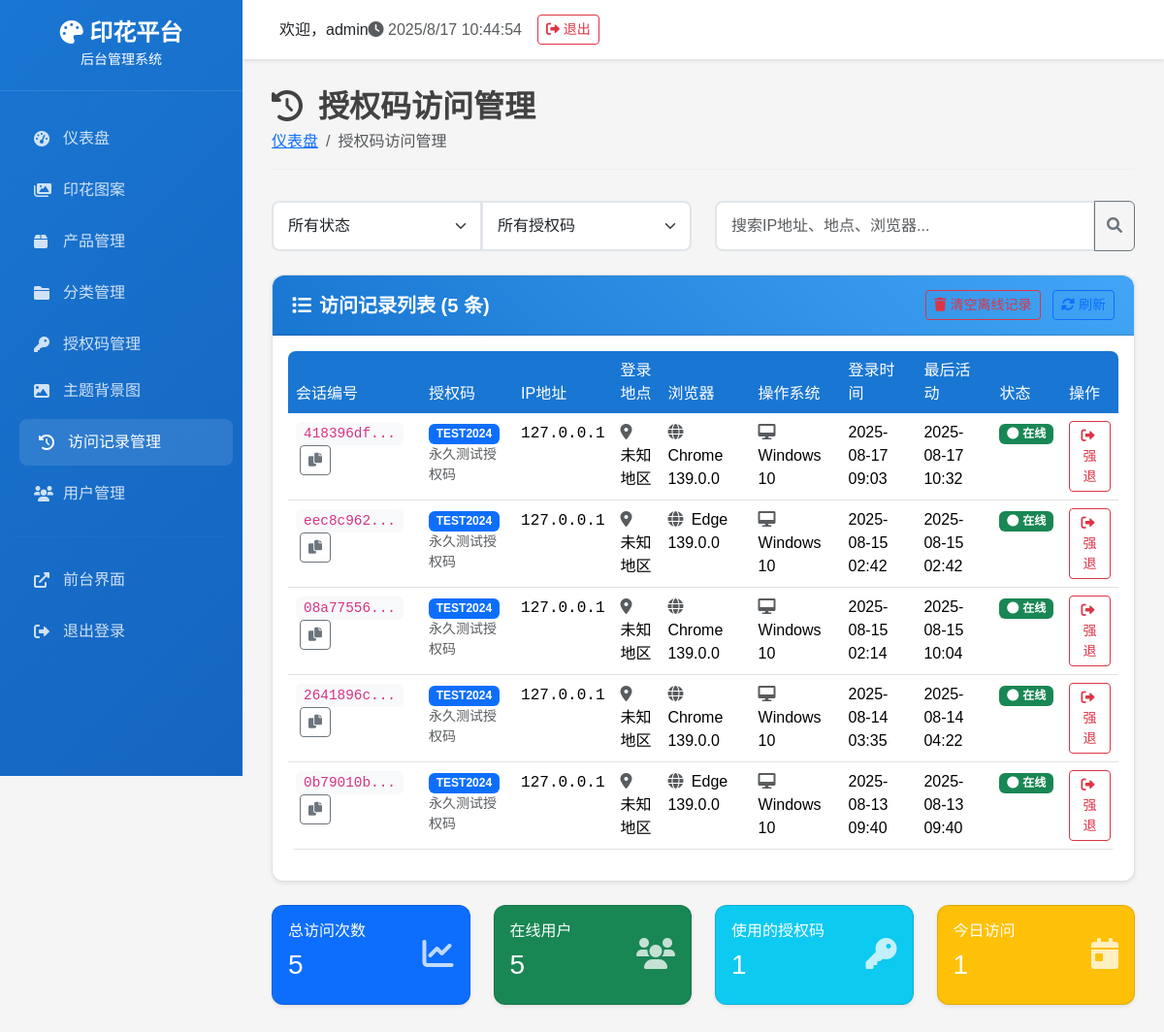
Before: /access-logs (signed in) with the older database file.
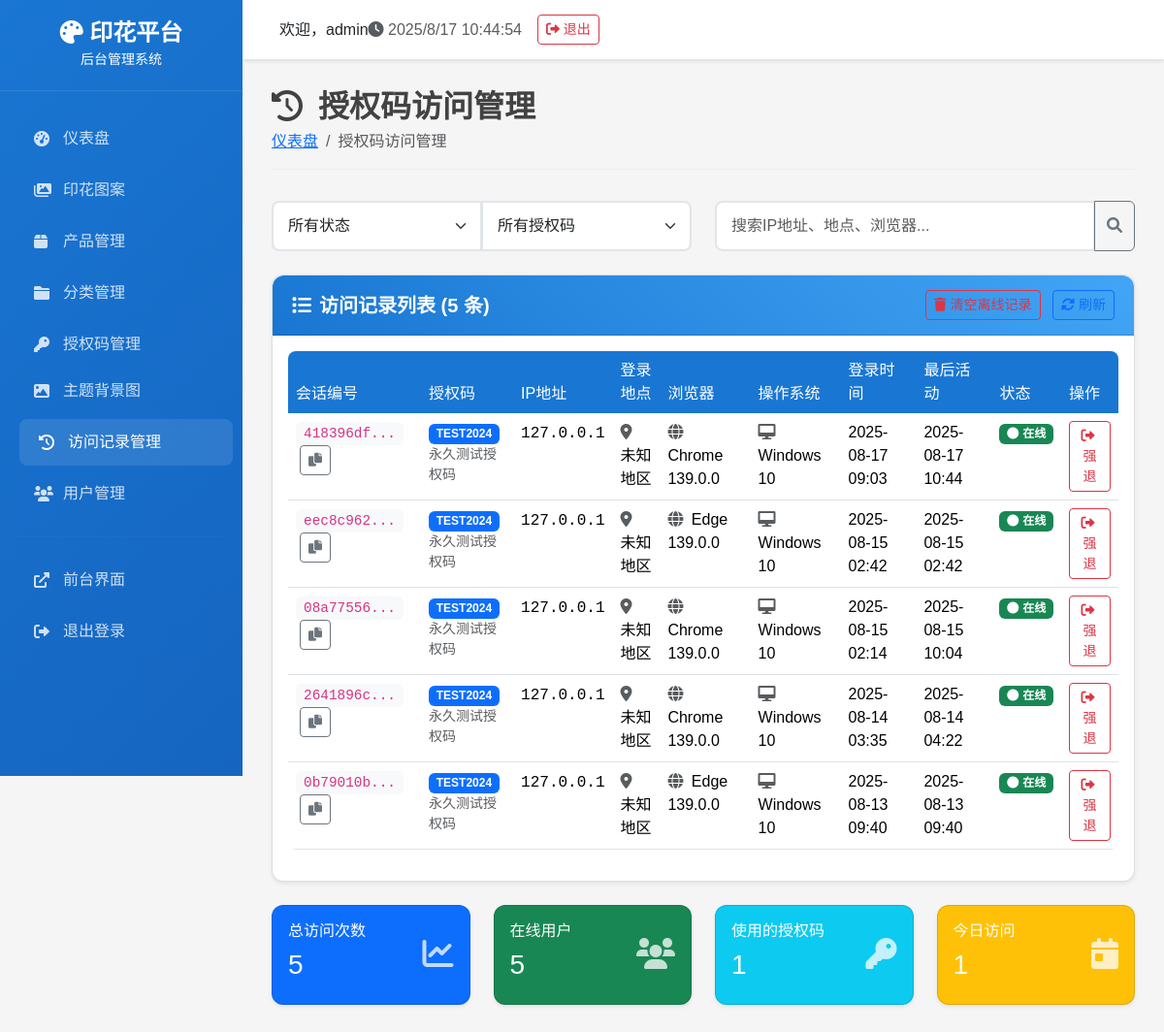
After: the same page with the newer database file.
### tables this page shows
CREATE TABLE access_logs (
        id INTEGER PRIMARY KEY AUTOINCREMENT,
        session_id TEXT NOT NULL,
        access_code TEXT NOT NULL,
        ip_address TEXT,
        location TEXT,
        browser TEXT,
        operating_system TEXT,
        login_time DATETIME DEFAULT CURRENT_TIMESTAMP,
        last_activity DATETIME DEFAULT CURRENT_TIMESTAMP,
        is_active BOOLEAN DEFAULT 1,
        logout_time DATETIME,
        FOREIGN KEY (access_code) REFERENCES access_codes (code)
    );

CREATE TABLE access_codes (
            id INTEGER PRIMARY KEY AUTOINCREMENT,
            code TEXT NOT NULL UNIQUE,
            description TEXT,
            start_date DATETIME,
            end_date DATETIME,
            is_active BOOLEAN DEFAULT 1,
            created_time DATETIME DEFAULT CURRENT_TIMESTAMP,
            usage_count INTEGER DEFAULT 0
        , expires_at DATETIME, max_uses INTEGER, used_count INTEGER DEFAULT 0);

### admin_app.py (the view)
    def decorated_function(*args, **kwargs):
        if 'admin_user_id' not in session:
            return redirect(url_for('login'))
        return f(*args, **kwargs)

### templates/admin/access_logs.html (shortened to what this page needs)
{% extends "admin/base.html" %}
{% block content %}
<div class="page-header">
    <h1><i class="fas fa-history me-3"></i>授权码访问管理</h1>
    <nav aria-label="breadcrumb">
        <ol class="breadcrumb">
            <li class="breadcrumb-item"><a href="{{ url_for('index') }}">仪表盘</a></li>
            <li class="breadcrumb-item active">授权码访问管理</li>
        </ol>
    </nav>
</div>
<div class="row mb-4">
    <div class="col-md-6">
        <div class="input-group">
            <select class="form-select" id="statusFilter">
                <option value="">所有状态</option>
            </select>
            <select class="form-select" id="codeFilter">
                <option value="">所有授权码</option>
                {% set unique_codes = [] %}
            </select>
        </div>
    </div>
    <div class="col-md-6">
        <div class="input-group">
            <input type="text" class="form-control" id="searchInput" placeholder="搜索IP地址、地点、浏览器...">
            <button class="btn btn-outline-secondary" type="button">
                <i class="fas fa-search"></i>
            </button>
        </div>
    </div>
</div>
<div class="card">
    <div class="card-header d-flex justify-content-between align-items-center">
        <h5><i class="fas fa-list me-2"></i>访问记录列表 ({{ access_logs|length }} 条)</h5>
        <div>
            <button class="btn btn-outline-danger btn-sm me-2" onclick="clearOfflineLogs()">
                <i class="fas fa-trash me-1"></i>清空离线记录
            </button>
            <button class="btn btn-outline-primary btn-sm" onclick="refreshLogs()">
                <i class="fas fa-sync-alt me-1"></i>刷新
            </button>
        </div>
    </div>
    <div class="card-body">
        {% if access_logs %}
        <div class="table-responsive">
            <table class="table table-hover">
                <thead>
                    <tr>
                        <th>会话编号</th>
                        <th>授权码</th>
                        <th>IP地址</th>
                        <th>登录地点</th>
                        <th>浏览器</th>
                        <th>操作系统</th>
                        <th>登录时间</th>
                        <th>最后活动</th>
                        <th>状态</th>
                        <th>操作</th>
                    </tr>
                </thead>
                <tbody id="logsTable">
                    {% for log in access_logs %}
                    <tr class="log-item" data-code="{{ log.access_code|lower }}" data-status="{{ log.is_active }}" data-search="{{ (log.ip_address + ' ' + log.location + ' ' + log.browser + ' ' + log.operating_system)|lower }}">
                        <td>
                            <code class="bg-light px-2 py-1 rounded">{{ log.session_id[:8] }}...</code>
                            <button class="btn btn-sm btn-outline-secondary ms-1" onclick="copyToClipboard('{{ log.session_id }}')">
                                <i class="fas fa-copy"></i>
                            </button>
                        </td>
                        <td>
                            <span class="badge bg-primary">{{ log.access_code }}</span>
                            {% if log.code_description %}
                                <small class="text-muted d-block">{{ log.code_description }}</small>
                            {% endif %}
                        </td>
                        <td>
                            <span class="text-monospace">{{ log.ip_address or '未知' }}</span>
                        </td>
                        <td>
                            <i class="fas fa-map-marker-alt text-muted me-1"></i>
                            {{ log.location or '未知地区' }}
                        </td>
                        <td>
                            <i class="fas fa-globe text-muted me-1"></i>
                            {{ log.browser or '未知浏览器' }}
                        </td>
                        <td>
                            <i class="fas fa-desktop text-muted me-1"></i>
                            {{ log.operating_system or '未知系统' }}
                        </td>
                        <td>
                            {% if log.login_time %}
                                {% if log.login_time is string %}
                                    {{ log.login_time[:16] }}
                                {% else %}
                                    {{ log.login_time.strftime('%Y-%m-%d %H:%M') }}
                                {% endif %}
                            {% else %}
                                未知
                            {% endif %}
                        </td>
                        <td>
                            {% if log.last_activity %}
                                {% if log.last_activity is string %}
                                    {{ log.last_activity[:16] }}
                                {% else %}
                                    {{ log.last_activity.strftime('%Y-%m-%d %H:%M') }}
                                {% endif %}
                            {% else %}
                                未知
                            {% endif %}
                        </td>
                        <td>
                            {% if log.is_active %}
                                <span class="badge bg-success">
                                    <i class="fas fa-circle me-1"></i>在线
                                </span>
                            {% endif %}
                        </td>
                        <td>
                            {% if log.is_active %}
                                <button class="btn btn-sm btn-outline-danger" onclick="forceLogout({{ log.id }})">
                                    <i class="fas fa-sign-out-alt me-1"></i>强退
                                </button>
                            {% else %}
                                <span class="text-muted">已离线</span>
                            {% endif %}
                        </td>
                    </tr>
                    {% endfor %}
                </tbody>
            </table>
        </div>
        {% else %}
        <div class="text-center py-5">
            <i class="fas fa-history fa-3x text-muted mb-3"></i>
            <h5 class="text-muted">暂无访问记录</h5>
            <p class="text-muted">当用户通过授权码登录时，访问记录将显示在这里</p>
        </div>
        {% endif %}
    </div>
</div>
<div class="row mt-4">
    <div class="col-md-3">
        <div class="card bg-primary text-white">
            <div class="card-body">
                <div class="d-flex justify-content-between">
                    <div>
                        <h6 class="card-title">总访问次数</h6>
                        <h3>{{ access_logs|length }}</h3>
                    </div>
                    <div class="align-self-center">
                        <i class="fas fa-chart-line fa-2x opacity-75"></i>
                    </div>
                </div>
            </div>
        </div>
    </div>
    <div class="col-md-3">
        <div class="card bg-success text-white">
            <div class="card-body">
                <div class="d-flex justify-content-between">
                    <div>
                        <h6 class="card-title">在线用户</h6>
                        <h3 id="onlineCount">0</h3>
                    </div>
                    <div class="align-self-center">
                        <i class="fas fa-users fa-2x opacity-75"></i>
                    </div>
                </div>
            </div>
        </div>
    </div>
    <div class="col-md-3">
        <div class="card bg-info text-white">
            <div class="card-body">
                <div class="d-flex justify-content-between">
                    <div>
                        <h6 class="card-title">使用的授权码</h6>
                        <h3 id="uniqueCodesCount">0</h3>
                    </div>
                    <div class="align-self-center">
                        <i class="fas fa-key fa-2x opacity-75"></i>
                    </div>
                </div>
            </div>
        </div>
    </div>
    <div class="col-md-3">
        <div class="card bg-warning text-white">
            <div class="card-body">
                <div class="d-flex justify-content-between">
                    <div>
                        <h6 class="card-title">今日访问</h6>
                        <h3 id="todayCount">0</h3>
                    </div>
                    <div class="align-self-center">
                        <i class="fas fa-calendar-day fa-2x opacity-75"></i>
                    </div>
                </div>
            </div>
        </div>
    </div>
</div>
{% endblock %}

### templates/admin/base.html (shortened to what this page needs)
<!DOCTYPE html>
<html lang="zh-CN">
<head>
    <link href="https://cdn.staticfile.net/bootstrap/5.3.2/css/bootstrap.min.css" rel="stylesheet">
    <link href="https://cdnjs.cloudflare.com/ajax/libs/font-awesome/6.0.0/css/all.min.css" rel="stylesheet">
</head>
<body>
    <div class="sidebar">
        <div class="logo">
            <h4><i class="fas fa-palette"></i> 印花平台</h4>
            <small>后台管理系统</small>
        </div>
        <nav class="nav-menu">
            <div class="nav-item">
                    <a href="{{ url_for('index') }}" class="nav-link {% if request.endpoint == 'index' %}active{% endif %}">
                    <i class="fas fa-tachometer-alt"></i>
                    <span>仪表盘</span>
                </a>
            </div>
            <div class="nav-item">
                <a href="{{ url_for('patterns') }}" class="nav-link {% if request.endpoint == 'patterns' %}active{% endif %}">
                    <i class="fas fa-images"></i>
                    印花图案
                </a>
            </div>
            <div class="nav-item">
                <a href="{{ url_for('products') }}" class="nav-link {% if request.endpoint == 'products' %}active{% endif %}">
                    <i class="fas fa-box"></i>
                    产品管理
                </a>
            </div>
            <div class="nav-item">
                <a href="{{ url_for('categories') }}" class="nav-link {% if request.endpoint == 'categories' %}active{% endif %}">
                    <i class="fas fa-folder"></i>
                    分类管理
                </a>
            </div>
            <div class="nav-item">
                    <a href="{{ url_for('access_codes') }}" class="nav-link {% if request.endpoint == 'access_codes' %}active{% endif %}">
                        <i class="fas fa-key"></i>
                        <span>授权码管理</span>
                    </a>
                    <a href="{{ url_for('theme_backgrounds') }}" class="nav-link {% if request.endpoint == 'theme_backgrounds' %}active{% endif %}">
                        <i class="fas fa-image"></i>
                        <span>主题背景图</span>
                    </a>
            </div>
            <div class="nav-item">
                <a href="{{ url_for('access_logs') }}" class="nav-link {% if request.endpoint == 'access_logs' %}active{% endif %}">
                    <i class="fas fa-history"></i>
                    访问记录管理
                </a>
            </div>
            <div class="nav-item">
                <a href="{{ url_for('users') }}" class="nav-link {% if request.endpoint == 'users' %}active{% endif %}">
                    <i class="fas fa-users"></i>
                    用户管理
                </a>
            </div>
            <hr style="border-color: rgba(255,255,255,0.1); margin: 20px 15px;">
            <div class="nav-item">
                <a href="http://localhost:5000" class="nav-link" target="_blank">
                    <i class="fas fa-external-link-alt"></i>
                    <span>前台界面</span>
                </a>
            </div>
            <div class="nav-item">
                <a href="{{ url_for('logout') }}" class="nav-link">
                    <i class="fas fa-sign-out-alt"></i>
                    <span>退出登录</span>
                </a>
            </div>
        </nav>
    </div>
    <div class="main-content">
        <div class="top-navbar">
            <div class="d-flex align-items-center">
                <span class="ms-2">欢迎，{{ session.admin_username or 'Admin' }}</span>
            </div>
            <div class="d-flex align-items-center">
                <span class="text-muted me-3">
                    <i class="fas fa-clock"></i>
                    <span id="current-time"></span>
                </span>
                <a href="{{ url_for('logout') }}" class="btn btn-outline-danger btn-sm">
                    <i class="fas fa-sign-out-alt"></i> 退出
                </a>
            </div>
        </div>
        <div class="content-area">
            {% block content %}{% endblock %}
        </div>
    </div>
</body>
</html>

Changed rows visible on the page:
changed access_logs (number 1 of 5 on the later page): last_activity "2025-08-17 10:32" → "2025-08-17 10:44"
